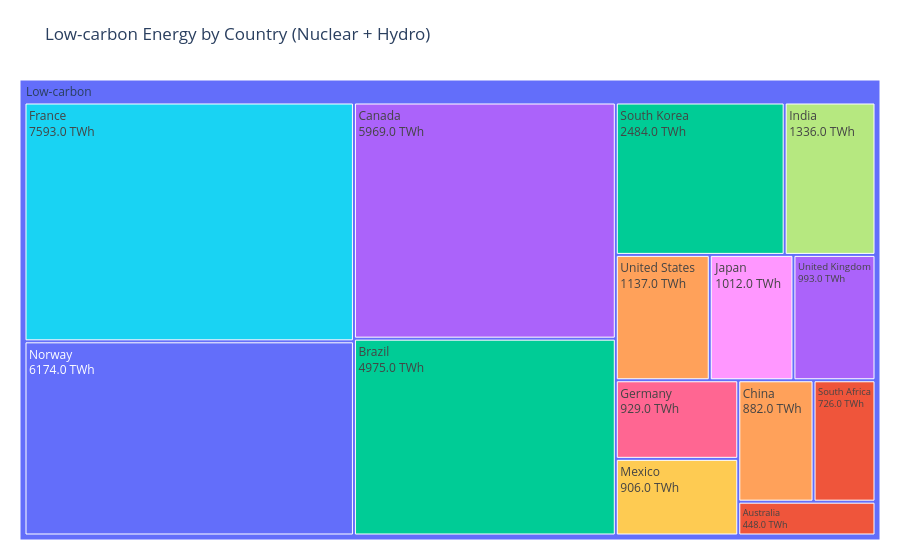
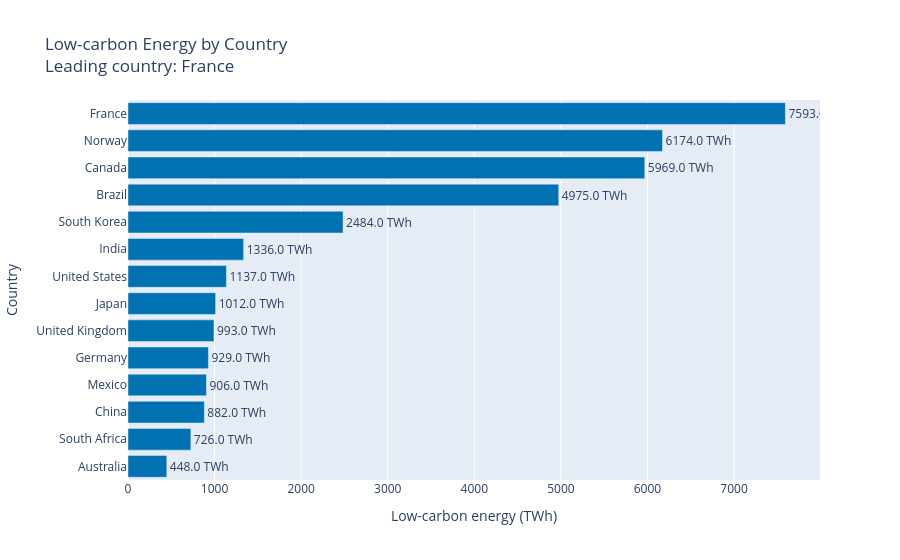

The notebook cell these images were saved under, in order:
### Code cell
# Task 3 - Treemap vs bar: low-carbon energy by country

import pandas as pd
import plotly.express as px

# Load dataset
df = pd.read_csv("global_energy_mix.csv")

# Check column names if needed
print(df.columns)

# Filter low-carbon sources (Nuclear + Hydro)
df_low = df.loc[
    df['Source'].isin(['Nuclear', 'Hydro'])
].copy()

# Aggregate TWh by country
country_low = (
    df_low.groupby('Country')['TWh']
    .sum()
    .reset_index()
)

# Add dummy root for treemap
country_low['All'] = "Low-carbon"

# Leading country
top_country = (
    country_low.sort_values('TWh', ascending=False)
    .iloc[0]['Country']
)


# -------------------------
# Treemap
# -------------------------

fig_tree = px.treemap(
    country_low,
    path=['All', 'Country'],
    values='TWh',
    color='Country',
    title="Low-carbon Energy by Country (Nuclear + Hydro)"
)

fig_tree.update_traces(
    texttemplate="%{label}<br>%{value:.1f} TWh",
    textinfo="label+value"
)

fig_tree.update_layout(
    margin=dict(t=80, l=20, r=20, b=20)
)

fig_tree.show()


# -------------------------
# Horizontal Bar Chart
# -------------------------

country_low_sorted = country_low.sort_values(
    'TWh',
    ascending=True
)

fig_bar = px.bar(
    country_low_sorted,
    x='TWh',
    y='Country',
    orientation='h',
    color_discrete_sequence=["#0072B2"],
    title=f"Low-carbon Energy by Country<br>"
          f"Leading country: {top_country}"
)

fig_bar.update_traces(
    texttemplate="%{x:.1f} TWh",
    textposition="outside"
)

fig_bar.update_layout(
    xaxis_title="Low-carbon energy (TWh)",
    yaxis_title="Country"
)

fig_bar.show()

### Figure 1 — Plotly figure (JSON) as saved in the notebook; plotly's stock layout.template omitted (floating-point values rounded to 4 significant figures)
{"data": [{"branchvalues": "total", "customdata": [["(?)"], ["Australia"], ["Brazil"], ["Canada"], ["China"], ["France"], ["Germany"], ["India"], ["Japan"], ["Mexico"], ["Norway"], ["South Africa"], ["South Korea"], ["United Kingdom"], ["United States"]], "domain": {"x": [0, 1], "y": [0, 1]}, "hovertemplate": "labels=%{label}<br>TWh=%{value}<br>parent=%{parent}<br>id=%{id}<br>Country=%{customdata[0]}<extra></extra>", "ids": ["Low-carbon", "Low-carbon/Australia", "Low-carbon/Brazil", "Low-carbon/Canada", "Low-carbon/China", "Low-carbon/France", "Low-carbon/Germany", "Low-carbon/India", "Low-carbon/Japan", "Low-carbon/Mexico", "Low-carbon/Norway", "Low-carbon/South Africa", "Low-carbon/South Korea", "Low-carbon/United Kingdom", "Low-carbon/United States"], "labels": ["Low-carbon", "Australia", "Brazil", "Canada", "China", "France", "Germany", "India", "Japan", "Mexico", "Norway", "South Africa", "South Korea", "United Kingdom", "United States"], "marker": {"colors": ["#636efa", "#EF553B", "#00cc96", "#ab63fa", "#FFA15A", "#19d3f3", "#FF6692", "#B6E880", "#FF97FF", "#FECB52", "#636efa", "#EF553B", "#00cc96", "#ab63fa", "#FFA15A"]}, "name": "", "parents": ["", "Low-carbon", "Low-carbon", "Low-carbon", "Low-carbon", "Low-carbon", "Low-carbon", "Low-carbon", "Low-carbon", "Low-carbon", "Low-carbon", "Low-carbon", "Low-carbon", "Low-carbon", "Low-carbon"], "textinfo": "label+value", "texttemplate": "%{label}<br>%{value:.1f} TWh", "type": "treemap", "values": [35560.0, 448.0, 4975.0, 5969.0, 882.0, 7593.0, 929.0, 1336.0, 1012.0, 906.0, 6174.0, 726.0, 2484.0, 993.0, 1137.0]}], "layout": {"legend": {"tracegroupgap": 0}, "margin": {"b": 20, "l": 20, "r": 20, "t": 80}, "title": {"text": "Low-carbon Energy by Country (Nuclear + Hydro)"}}}

### Figure 2 — Plotly figure (JSON) as saved in the notebook; plotly's stock layout.template omitted (floating-point values rounded to 4 significant figures)
{"data": [{"hovertemplate": "TWh=%{x}<br>Country=%{y}<extra></extra>", "legendgroup": "", "marker": {"color": "#0072B2", "pattern": {"shape": ""}}, "name": "", "orientation": "h", "showlegend": false, "textposition": "outside", "texttemplate": "%{x:.1f} TWh", "type": "bar", "x": [448.0, 726.0, 882.0, 906.0, 929.0, 993.0, 1012.0, 1137.0, 1336.0, 2484.0, 4975.0, 5969.0, 6174.0, 7593.0], "xaxis": "x", "y": ["Australia", "South Africa", "China", "Mexico", "Germany", "United Kingdom", "Japan", "United States", "India", "South Korea", "Brazil", "Canada", "Norway", "France"], "yaxis": "y"}], "layout": {"barmode": "relative", "legend": {"tracegroupgap": 0}, "title": {"text": "Low-carbon Energy by Country<br>Leading country: France"}, "xaxis": {"anchor": "y", "domain": [0, 1], "title": {"text": "Low-carbon energy (TWh)"}}, "yaxis": {"anchor": "x", "domain": [0, 1], "title": {"text": "Country"}}}}
